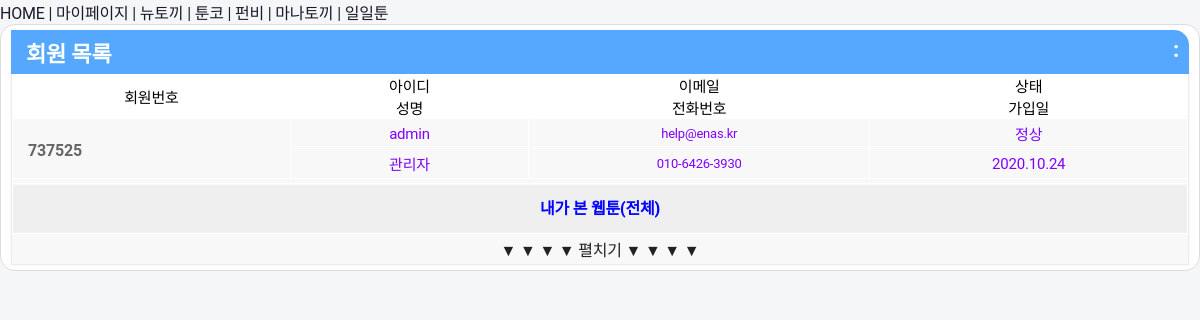
Before: /user/index.php (signed in) with the older database file.
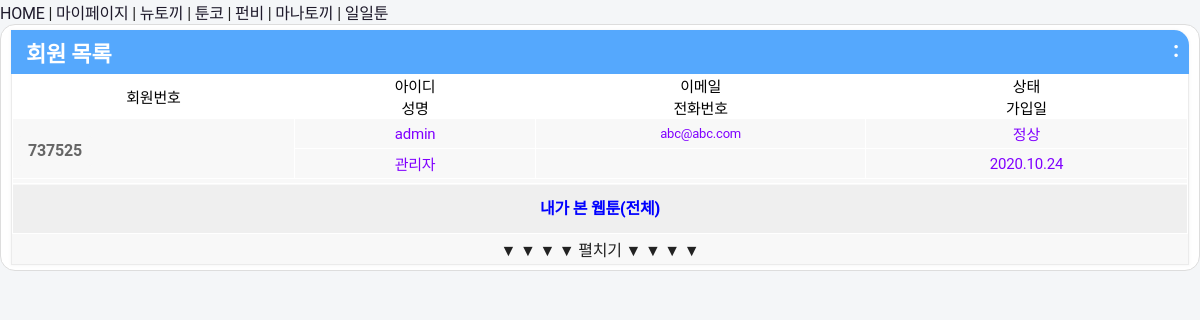
After: the same page with the newer database file.
### tables this page shows
CREATE TABLE 'TOON_USER' (MBR_NO TEXT NOT NULL PRIMARY KEY, USERID TEXT NOT NULL, USERNAME TEXT NOT NULL , PHONE TEXT , EMAIL TEXT , PASSWORD TEXT , Memo TEXT , REGDTIME TEXT , UPTDTIME TEXT , STATUS TEXT);

### lib/dbconn.php (called while the page is built, shortened)
<?php
	$cookieMbrNo = $_COOKIE["MBRNO"];
	$webtoonDB = new SQLite3($server_path.'../lib/webtoon.db');
	if($webtoonDB->lastErrorCode() == 0){
		if ( $cookieMbrNo != null && strlen($cookieMbrNo) > 0 ) {
			$mbr_no = openssl_decrypt($cookieMbrNo, 'AES-256-CBC', KEY_256, 0, KEY_128);
			$result = $webtoonDB->query("SELECT MBR_NO, USERID, USERNAME, EMAIL, PHONE, REGDTIME FROM TOON_USER WHERE MBR_NO = '".$mbr_no."' AND STATUS IN ('OK','APPROVED') LIMIT 1;");
			while($row = $result->fetchArray(SQLITE3_ASSOC)){
				$userID = $row["USERID"];
			}
		}
	} else {
		echo "Database connection failed";
		echo $webtoonDB->lastErrorMsg();
	}
?>

### user/index.php (the view, shortened to what this page needs)
<?php
	include('../lib/header.php');
?>
<div id='container'>
	<div class='item'>
		<dl>
			<dt>회원 목록</dt>
			<dd>
				<div class='group' style='padding:0px;'>
					<table border=0 width="100%" cellspacing=0 cellpadding=0>
					<tr><td>
					<table style="line-height:1.5;border-color:#ffffff;" border=1 width="100%" cellspacing=0 cellpadding=0>
						<tr>
							<td rowspan="2" width="70" align="center" style='font-size:15px;color:#000000;'>회원번호</td><td width="60" align="center" style='font-size:15px;color:#000000;'>아이디</td><td align="center" style='font-size:15px;color:#000000;'>이메일</td><td width="80" align="center" style='font-size:15px;color:#000000;'>상태</td>
						</tr>
						<tr>
							<td align="center" style='font-size:15px;color:#000000;'>성명</td><td align="center" style='font-size:15px;color:#000000;'>전화번호</td><td align="center" style='font-size:15px;color:#000000;'>가입일</td>
						</tr>
<?php
	if ( $userID == "admin" || $userID == "jackie" ) {
		$userList = "SELECT MBR_NO, USERID, USERNAME, EMAIL, PHONE, CASE WHEN STATUS='OK' THEN '정상' WHEN STATUS='WAIT' THEN '승인대기' WHEN STATUS='REJECT' THEN '승인거절' WHEN STATUS='APPROVED' THEN '승인완료' END AS STATUS, REGDTIME FROM TOON_USER ORDER BY REGDTIME DESC, USERID; ";
	} else {
		$userList = "SELECT MBR_NO, USERID, USERNAME, EMAIL, PHONE, CASE WHEN STATUS='OK' THEN '정상' WHEN STATUS='WAIT' THEN '승인대기' WHEN STATUS='REJECT' THEN '승인거절' WHEN STATUS='APPROVED' THEN '승인완료' END AS STATUS, REGDTIME FROM TOON_USER WHERE USERID='".$userID."' ORDER BY REGDTIME DESC, USERID; ";
	}
	$webtoonView = $webtoonDB->query($userList);
	while($row = $webtoonView->fetchArray(SQLITE3_ASSOC)){
		$memmbr_no = $row["MBR_NO"];
		$memuserID = $row["USERID"];
		$memuserName = $row["USERNAME"];
		$memuserEmail = $row["EMAIL"];
		$memuserPhone = $row["PHONE"];
		$memuserStatus = $row["STATUS"];
		$memuserCreated = $row["REGDTIME"];
		$memuserCreated = substr($memuserCreated,0,4).".".substr($memuserCreated,4,2).".".substr($memuserCreated,6,2);
		echo "<tr style='background-color:#f8f8f8'>";
		echo "<td rowspan='2' style='font-size:15px;color:#8000ff;' align=center valign=middle><a href='./userdetail.php?userid=".$memuserID."'>".substr($memmbr_no,8)."</a></td>";
		echo "<td style='height:30px;font-size:15px;color:#8000ff;' align=center valign=middle>".$memuserID."</td>";
		echo "<td style='height:30px;font-size:13px;color:#8000ff;' align=center valign=middle>".$memuserEmail."</td>";
		echo "<td style=;height:30px;font-size:15px;color:#8000ff;' align=center valign=middle>".$memuserStatus."</td>";
		echo "</tr>\n";
		echo "<tr style='background-color:#f8f8f8'>";
		echo "<td style='height:30px;font-size:15px;color:#8000ff;' align=center valign=middle>".$memuserName."</td>";
		echo "<td style='height:30px;font-size:13px;color:#8000ff;' align=center valign=middle>".$memuserPhone."</td>";
		echo "<td style='height:30px;font-size:15px;color:#8000ff;' align=center valign=middle>".$memuserCreated."</td>";
		echo "</tr>\n";
	}
?>
						<tr style='background-color:#f8f8f8' height='5'><td colspan="4" width="100%" align="center" valign="middle"></td></tr>
						<tr style='background-color:#f8f8f8' height='50'><td colspan="4" width="100%" align="center" valign="middle"><input style="border:none;line-height:48px;width:100%;font-weight:900;color:#0000ff;" type="button" value="내가 본 웹툰(전체)" onClick="location.href='./myview.php';"></td></tr>
					</table>
<?php
	if ( $userID == "admin" || $userID == "jackie" ) {
?>
					<table style="line-height:1.5;border-color:#ffffff;" border=0 width="100%" cellspacing=0 cellpadding=0>
						<tr style='height:30px;background-color:#f8f8f8' width="100%" height='10'><td width="100%" align="center" valign="middle" id="fold" onClick="chkFold();">▼ ▼ ▼ ▼ 펼치기 ▼ ▼ ▼ ▼</td></tr>
					</table>
<?php
	}
?>
					</table>
				</div>
			</dd>
		</dl>
	</div>
</body>
</html>

Changed rows visible on the page:
changed toon_user "admin": EMAIL "help@enas.kr" → "abc@abc.com"; PHONE "010-6426-3930" → (not shown)
